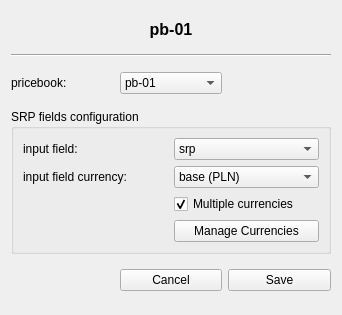
<?xml version="1.0" encoding="UTF-8"?>
<ui version="4.0">
 <class>Form</class>
 <widget class="QWidget" name="Form">
  <property name="geometry">
   <rect>
    <x>0</x>
    <y>0</y>
    <width>342</width>
    <height>315</height>
   </rect>
  </property>
  <property name="windowTitle">
   <string>Form</string>
  </property>
  <layout class="QGridLayout" name="gridLayout">
   <item row="0" column="0" colspan="3">
    <widget class="QLabel" name="label">
     <property name="sizePolicy">
      <sizepolicy hsizetype="Preferred" vsizetype="Maximum">
       <horstretch>0</horstretch>
       <verstretch>0</verstretch>
      </sizepolicy>
     </property>
     <property name="font">
      <font>
       <pointsize>12</pointsize>
       <bold>true</bold>
      </font>
     </property>
     <property name="text">
      <string>pb-01</string>
     </property>
     <property name="alignment">
      <set>Qt::AlignmentFlag::AlignCenter</set>
     </property>
    </widget>
   </item>
   <item row="1" column="0" colspan="3">
    <widget class="Line" name="line">
     <property name="orientation">
      <enum>Qt::Orientation::Horizontal</enum>
     </property>
    </widget>
   </item>
   <item row="2" column="0">
    <widget class="QLabel" name="label_2">
     <property name="text">
      <string>pricebook:</string>
     </property>
    </widget>
   </item>
   <item row="2" column="1">
    <widget class="QComboBox" name="comboBox">
     <item>
      <property name="text">
       <string>pb-01</string>
      </property>
     </item>
    </widget>
   </item>
   <item row="3" column="0" colspan="3">
    <widget class="QGroupBox" name="groupBox">
     <property name="sizePolicy">
      <sizepolicy hsizetype="Preferred" vsizetype="Maximum">
       <horstretch>0</horstretch>
       <verstretch>0</verstretch>
      </sizepolicy>
     </property>
     <property name="title">
      <string>SRP fields configuration</string>
     </property>
     <layout class="QGridLayout" name="gridLayout_2">
      <item row="0" column="0">
       <widget class="QLabel" name="label_3">
        <property name="text">
         <string>input field:</string>
        </property>
       </widget>
      </item>
      <item row="0" column="1">
       <widget class="QComboBox" name="comboBox_2">
        <item>
         <property name="text">
          <string>srp</string>
         </property>
        </item>
       </widget>
      </item>
      <item row="1" column="0">
       <widget class="QLabel" name="label_4">
        <property name="text">
         <string>input field currency:</string>
        </property>
       </widget>
      </item>
      <item row="1" column="1">
       <widget class="QComboBox" name="comboBox_3">
        <item>
         <property name="text">
          <string>base (PLN)</string>
         </property>
        </item>
       </widget>
      </item>
      <item row="2" column="1">
       <widget class="QCheckBox" name="checkBox">
        <property name="text">
         <string>Multiple currencies</string>
        </property>
        <property name="checked">
         <bool>true</bool>
        </property>
       </widget>
      </item>
      <item row="3" column="1">
       <widget class="QPushButton" name="pushButton">
        <property name="text">
         <string>Manage Currencies</string>
        </property>
       </widget>
      </item>
     </layout>
    </widget>
   </item>
   <item row="4" column="1">
    <widget class="QPushButton" name="pushButton_3">
     <property name="text">
      <string>Cancel</string>
     </property>
    </widget>
   </item>
   <item row="4" column="2">
    <widget class="QPushButton" name="pushButton_2">
     <property name="text">
      <string>Save</string>
     </property>
    </widget>
   </item>
  </layout>
 </widget>
 <resources/>
 <connections/>
</ui>
